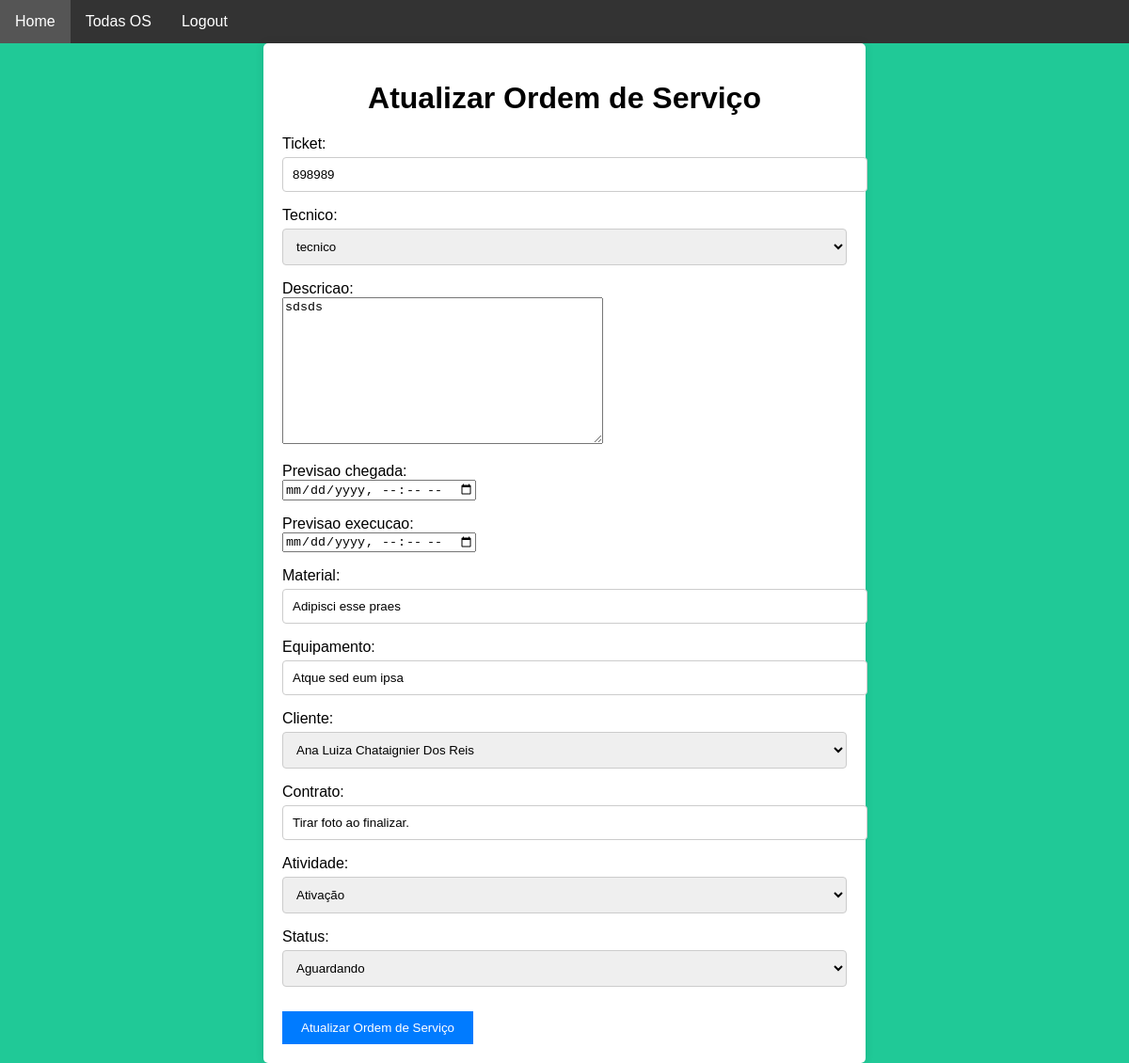
The page /staff/crud_gerente_os/1 on the database as committed earlier.
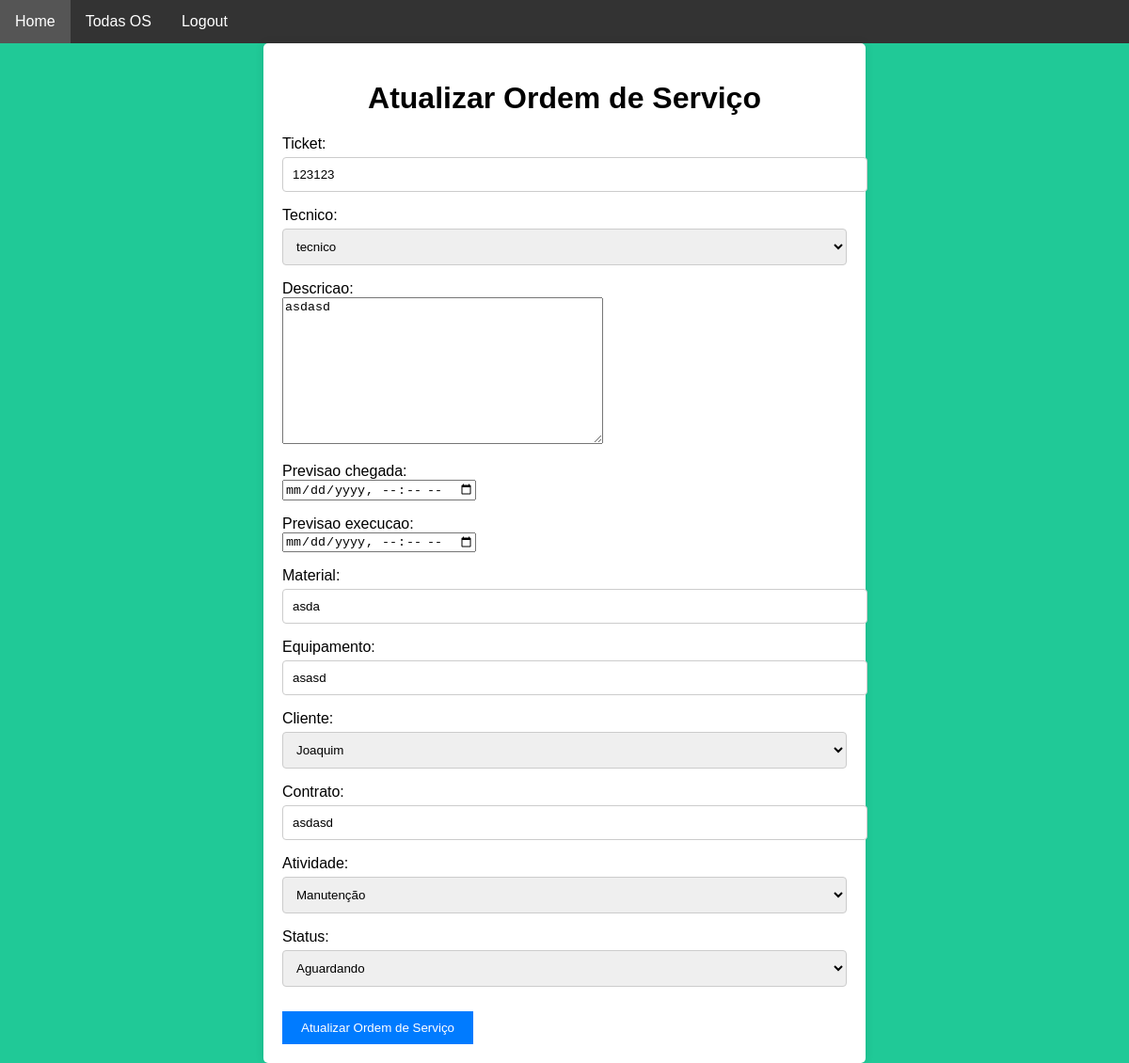
The same page on the database as committed later.
### staff/models.py (models this page shows, shortened)
class OrdemDeServico(models.Model):
    ticket = models.CharField(max_length=200, unique=True)
    tecnico = models.ForeignKey(
        CustomUser, on_delete=models.CASCADE, related_name="ordens_técnico"
    )
    staff = models.ForeignKey(
        CustomUser, on_delete=models.CASCADE, related_name="ordens_staff"
    )
    descricao = models.TextField(max_length=600)
    previsao_chegada = models.DateTimeField()
    previsao_execucao = models.DateTimeField()
    material = models.CharField(max_length=100, validators=[MinLengthValidator(3)])
    equipamento = models.CharField(max_length=100, validators=[MinLengthValidator(3)])
    data_criacao = models.DateTimeField(auto_now_add=True)
    cliente = models.ForeignKey(Cliente, on_delete=models.CASCADE)
    contrato = models.CharField(max_length=700, null=True, blank=True)
    atividade = models.CharField(max_length=50, choices=ACTIVITY_CHOICES)
    status_tecnico = models.CharField(max_length=50, choices=TECNICAL_CHOICES)
    status = models.CharField(
        max_length=10, choices=STATUS_CHOICES, default="Aguardando"
    )
    atraso_em_minutos = models.CharField(max_length=50, null=True, blank=True, choices=ATRASO_CHOICES)
    atraso_descricao = models.TextField(max_length=400, null=True, blank=True)

### staff/views.py (the view)
def crud_gerente_os(request, ordem_id):
    ordem = get_object_or_404(OrdemDeServico, id=ordem_id)
    if request.method == "POST":
        form = OrdemDeServicoForm(request.POST, instance=ordem)
        if form.is_valid():
            form.save()
            return redirect(
                "gerente_lista_os"
            )  # Redireciona para a lista de ordens de serviço
    else:
        form = OrdemDeServicoForm(instance=ordem)
    return render(request, "crud_gerente_os.html", {"form": form})

### staff/forms.py
class OrdemDeServicoForm(forms.ModelForm):
    previsao_chegada = forms.DateTimeField(
        widget=forms.DateTimeInput(attrs={"type": "datetime-local"}),
        input_formats=["%Y-%m-%dT%H:%M"],
    )
    previsao_execucao = forms.DateTimeField(
        widget=forms.DateTimeInput(attrs={"type": "datetime-local"}),
        input_formats=["%Y-%mT%H:%M"],
    )
    tecnico = forms.ModelChoiceField(
        queryset=CustomUser.objects.filter(groups__name="Técnico")
    )
    class Meta:
        model = OrdemDeServico
        exclude = [
            "endereco",
            "staff",
            "status_tecnico",
            "atraso_em_minutos",
            "atraso_descricao",
        ]
    def __init__(self, *args, **kwargs):
        super(OrdemDeServicoForm, self).__init__(*args, **kwargs)
        self.fields["status"].choices = [
            choice
            for choice in self.fields["status"].choices
            if choice[0] != "Concluído"
        ]

### staff/models.py (called while the page is built)
    def __str__(self):
        return self.nome

### staff/templates/crud_gerente_os.html (shortened to what this page needs)
<!DOCTYPE html>
<html>
<head>
</head>
<body>
    <nav class="navbar">
        <ul>
            <li><a href="{% url 'gerente' %}">Home</a></li>
            <li><a href="{% url 'gerente_lista_os' %}">Todas OS</a></li>
            <li><a href="{% url 'sair' %}">Logout</a></li>
        </ul>
    </nav>
    <form method="post">
        <h1>Atualizar Ordem de Serviço</h1>
        {{ form.as_p }}
        <input type="submit" value="Atualizar Ordem de Serviço">
    </form>
</body>
</html>

Rows that differ between the two databases and show on the page:
changed OrdemDeServico "tecnico": ticket "898989" → "123123"; descricao "sdsds" → "asdasd"; material "Adipisci esse praes" → "asda"; equipamento "Atque sed eum ipsa" → "asasd"; cliente "Ana Luiza Chataignier Dos Reis" → "Joaquim"; contrato "Tirar foto ao finalizar." → "asdasd"; atividade "Ativação" → "Manutenção"
